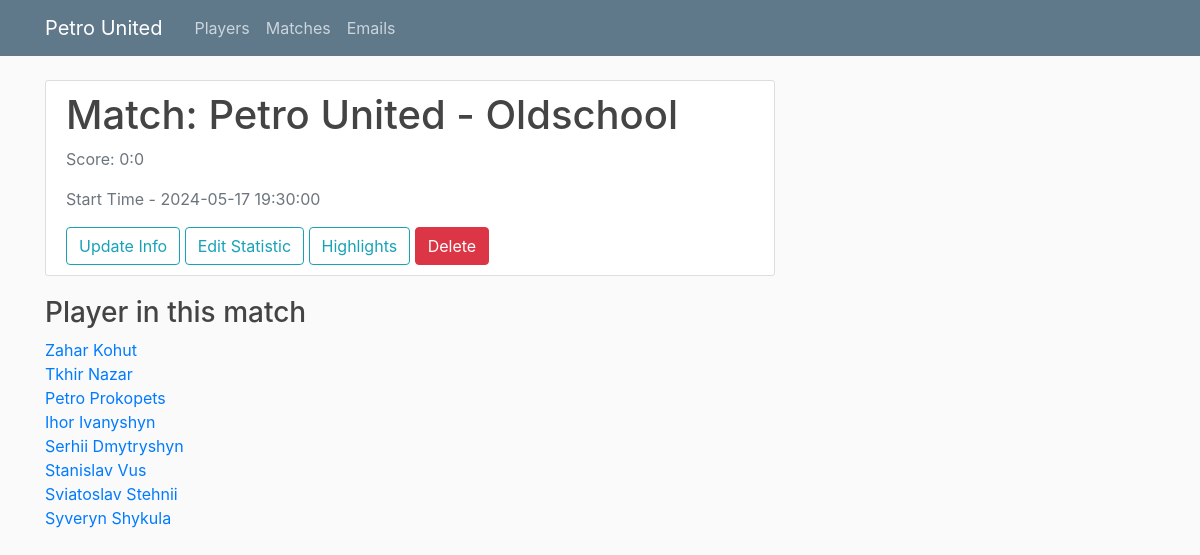
The app's page /match/1 with its own data.
### main/models.py (models this page shows, shortened)
class Match(Base):
    __tablename__ = "match"
    match_id = Column(Integer, unique=True, nullable=False, primary_key=True)
    start_time = Column(DateTime, nullable=False)
    rival_team = Column(String, nullable=False)
    team_score = Column(Integer, nullable=False, default=0)
    rival_score = Column(Integer, nullable=False, default=0)
    statistics = relationship("Statistic", back_populates="match")
    highlights = relationship("Highlight", back_populates="match")

class Player(Base):
    __tablename__ = 'player'
    player_id = Column(Integer, unique=True, nullable=False, primary_key=True)
    first_name = Column(String, nullable=False)
    last_name = Column(String, nullable=False)
    nickname = Column(String, nullable=False)
    position = Column(String, nullable=False)
    picture = Column(String, nullable=False)

### main/routes.py (the view)
@app.route("/match/<int:match_id>", methods = ["POST", "GET"])
def match_page(match_id):
    session = Session()
    match = session.query(Match).filter_by(match_id = match_id).first()
    if not match:
        abort(404)
    players = []
    statistic_id = int(match.statistics[0].statistic_id)
    relations = session.query(Relation).filter_by(match_id = match.match_id).all()
    for relation in relations:
        player = session.query(Player).filter_by(player_id = relation.player_id).first()
        players.append(player)
    return render_template("match_page.html", match = match, players = players,
            title = f"Match Petro United - {match.rival_team} page", statistic_id = statistic_id)

### main/templates/match_page.html
{% extends "layout.html" %}
{% block content %}
    <div class="content-section">
      <div class="media">
        <div class="media-body">
          <h2 class="account-heading">Match: Petro United - {{ match.rival_team }}</h2>
          <p class="text-secondary">Score: {{ match.team_score }}:{{ match.rival_score }}</p>
          <p class="text-secondary">Start Time - {{ match.start_time }}</p>
          <a href="{{ url_for("update_match", match_id = match.match_id )}}" class="btn btn-outline-info">Update Info</a>
          <a href="{{ url_for("update_statistic", statistic_id = statistic_id )}}" class="btn btn-outline-info">Edit Statistic</a>
          <a href="{{ url_for("match_highlights_page", match_id = match.match_id )}}" class="btn btn-outline-info">Highlights</a>
          <a href="{{ url_for("delete_match", match_id = match.match_id )}}" class="btn btn-danger">Delete</a>
        </div>
      </div>
    </div>
    <h3>Player in this match</h3>
    {% if players %}
        {% for player in players %}
            <a href="{{ url_for("player_page", player_id = player.player_id )}}" class="m2">{{ player.first_name }} {{ player.last_name }}</a>
            <br>
        {% endfor %}
    {% else %}
      <article class="media content-section">
        No players yet
      </article>
    {% endif %}
{% endblock content %}

### main/static/main.css (style rules this page uses)
body { background: #fafafa; color: #333333; margin-top: 5rem; }
h1, h2, h3, h4, h5, h6 { color: #444444; }
.content-section { background: #ffffff; padding: 10px 20px; border: 1px solid #dddddd; border-radius: 3px; margin-bottom: 20px; }
.account-heading { font-size: 2.5rem; }

### records on screen
Match: rival_team "Oldschool", team_score "0", rival_score "0", start_time "2024-05-17 19:30:00"
Player: first_name "Zahar", last_name "Kohut"
Player: first_name "Tkhir", last_name "Nazar"
Player: first_name "Petro", last_name "Prokopets"
Player: first_name "Ihor", last_name "Ivanyshyn"
Player: first_name "Serhii", last_name "Dmytryshyn"
Player: first_name "Stanislav", last_name "Vus"
Player: first_name "Sviatoslav", last_name "Stehnii"
Player: first_name "Syveryn", last_name "Shykula"
